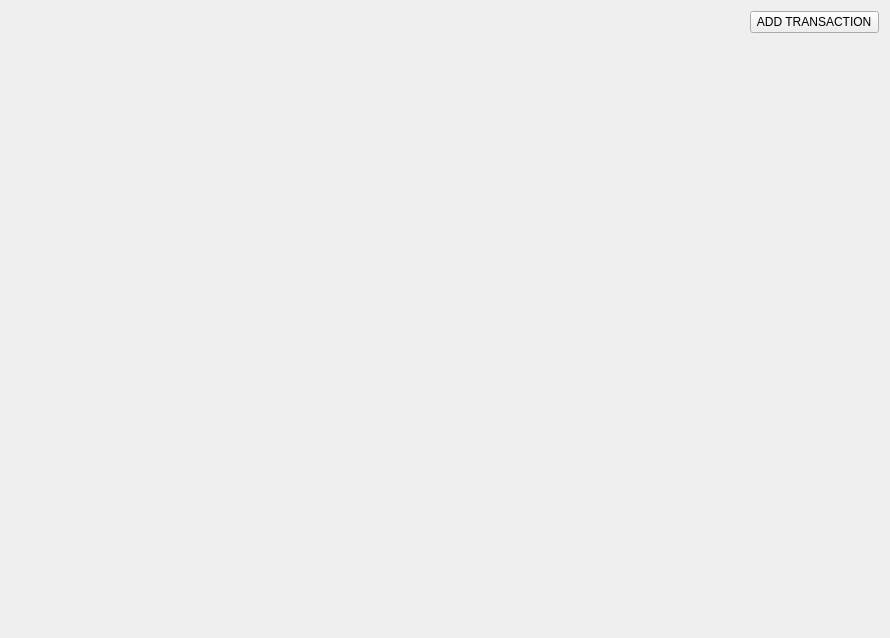
<?xml version="1.0" encoding="UTF-8"?>
<ui version="4.0">
 <class>HomeWidget</class>
 <widget class="QWidget" name="HomeWidget">
  <property name="geometry">
   <rect>
    <x>0</x>
    <y>0</y>
    <width>890</width>
    <height>638</height>
   </rect>
  </property>
  <property name="windowTitle">
   <string>Form</string>
  </property>
  <layout class="QGridLayout" name="gridLayout">
   <item row="3" column="0">
    <spacer name="horizontalSpacer">
     <property name="orientation">
      <enum>Qt::Orientation::Horizontal</enum>
     </property>
     <property name="sizeHint" stdset="0">
      <size>
       <width>40</width>
       <height>20</height>
      </size>
     </property>
    </spacer>
   </item>
   <item row="3" column="1" colspan="2">
    <widget class="QPushButton" name="addTrPushButton">
     <property name="enabled">
      <bool>true</bool>
     </property>
     <property name="text">
      <string> ADD TRANSACTION </string>
     </property>
     <property name="icon">
      <iconset resource="resource.qrc">
       <normaloff>:/img/img/multiple.svg</normaloff>:/img/img/multiple.svg</iconset>
     </property>
     <property name="iconSize">
      <size>
       <width>30</width>
       <height>30</height>
      </size>
     </property>
    </widget>
   </item>
   <item row="4" column="2">
    <spacer name="verticalSpacer">
     <property name="orientation">
      <enum>Qt::Orientation::Vertical</enum>
     </property>
     <property name="sizeHint" stdset="0">
      <size>
       <width>20</width>
       <height>40</height>
      </size>
     </property>
    </spacer>
   </item>
  </layout>
 </widget>
 <resources>
  <include location="resource.qrc"/>
 </resources>
 <connections/>
</ui>
